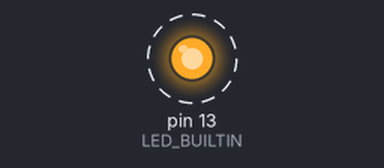
A sketch run on a simulated Arduino Uno, built with avr-gcc and run on an emulated ATmega328P. Parts: output pins drawn as LEDs (lit = HIGH). Dashed ring = blinking. What the sketch prints to the serial monitor is not drawn.

Above: at 0.05 s.
Timing chart, 0 to 3.0 s (numbered marks = the images above):
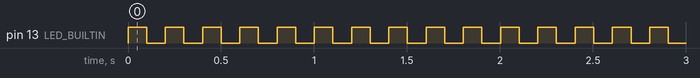

The sketch:

Blink.ino
```cpp
void setup() {
  Serial.begin(9600);  // เริ่มต้นการใช้งาน Serial ที่อัตราสัญญาณ 9600 bps
  pinMode(LED_BUILTIN, OUTPUT);  // กำหนดขา LED_BUILTIN เป็นโหมดเอาต์พุต
}

void loop() {
  digitalWrite(LED_BUILTIN, HIGH);  // เปิดไฟ LED
  Serial.println("ไฟเปิด");  // ส่งข้อความ "ไฟเปิด" ผ่าน Serial
  delay(100);  // หน่วงเวลา 100 มิลลิวินาที
  digitalWrite(LED_BUILTIN, LOW);  // ปิดไฟ LED
  Serial.println("ไฟปิด");  // ส่งข้อความ "ไฟปิด" ผ่าน Serial
  delay(100);  // หน่วงเวลา 100 มิลลิวินาที
}
```

Measured:
- by itself, pin 13 (LED_BUILTIN): alternates HIGH for 0.10 s and LOW for 0.10 s
